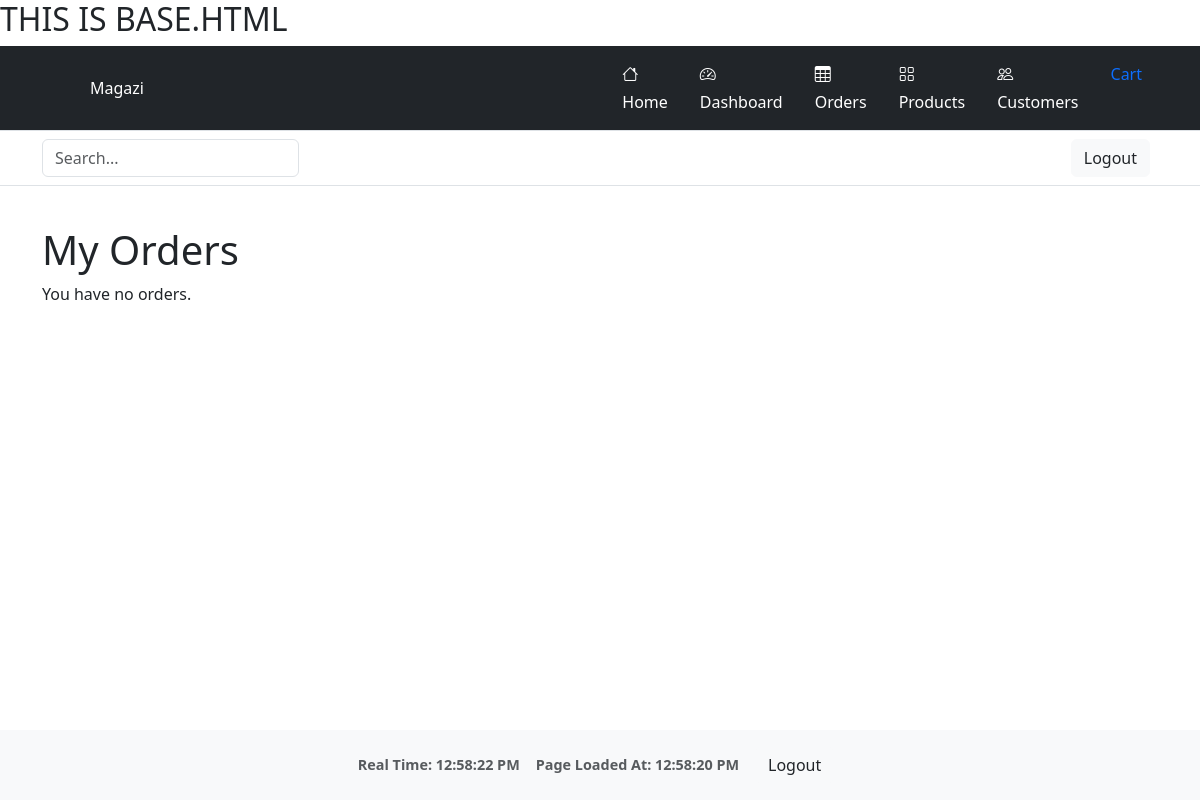
Page /orders/my-orders/ (signed in) on the earlier database version.
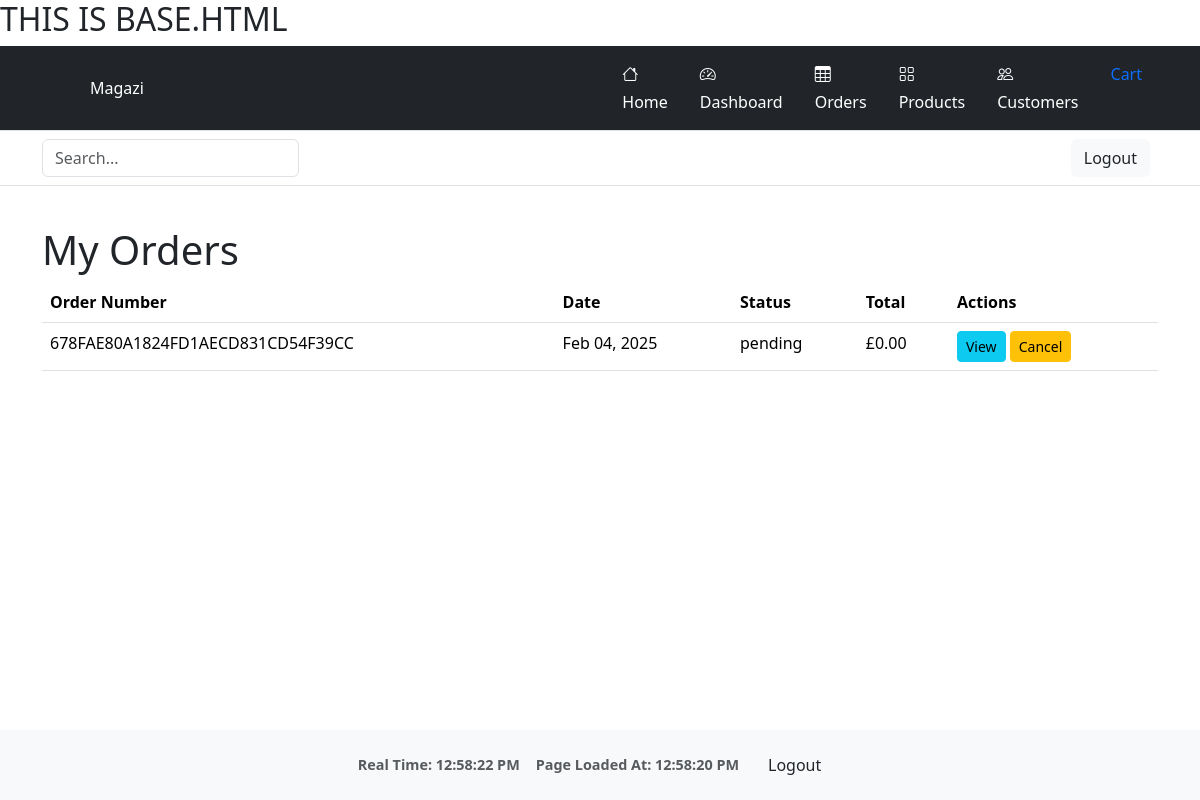
Same page on the later database version.
### orders/models.py (models this page shows, shortened)
class Order(models.Model):
    order_number = models.CharField(max_length=32, null=False, editable=False)
    user = models.ForeignKey(settings.AUTH_USER_MODEL, on_delete=models.SET_NULL, null=True, blank=True)
    full_name = models.CharField(max_length=50, null=False, blank=False)
    email = models.EmailField(max_length=254, null=False, blank=False)
    phone_number = models.CharField(max_length=20, null=False, blank=False)
    country = CountryField(blank_label='Country *', null=False, blank=False)
    postcode = models.CharField(max_length=20, null=True, blank=True)
    town_or_city = models.CharField(max_length=40, null=False, blank=False)
    street_address1 = models.CharField(max_length=80, null=False, blank=False)
    street_address2 = models.CharField(max_length=80, null=True, blank=True)
    county = models.CharField(max_length=80, null=True, blank=True)
    date = models.DateTimeField(auto_now_add=True)
    delivery_cost = models.DecimalField(max_digits=6, decimal_places=2, null=False, default=0)
    order_total = models.DecimalField(max_digits=10, decimal_places=2, null=False, default=0)
    grand_total = models.DecimalField(max_digits=10, decimal_places=2, null=False, default=0)
    stripe_pid = models.CharField(max_length=254, null=False, blank=False, default='')
    status = models.CharField(max_length=20, default='pending')  # e.g. pending, delivered, canceled
    comments = models.TextField(blank=True)

### orders/views.py (the view)
# urls.py: path('my-orders/', views.my_orders, name='my_orders'),
@login_required
def my_orders(request):
    orders = Order.objects.filter(user=request.user).order_by('-date')
    return render(request, 'orders/my_orders.html', {'orders': orders})

### cart/context.py (called while the page is built, shortened)
def cart_summary(request):
    cart = request.session.get('cart', {})
    cart_items = []
    total = 0
    return {'cart_total': total, 'cart_items': cart_items}

### orders/templates/orders/my_orders.html
{% extends "base.html" %}
{% block content %}
<div class="container my-4">
    <h1>My Orders</h1>
    {% if orders %}
    <table class="table">
        <thead>
            <tr>
                <th>Order Number</th>
                <th>Date</th>
                <th>Status</th>
                <th>Total</th>
                <th>Actions</th>
            </tr>
        </thead>
        <tbody>
            {% for order in orders %}
            <tr>
                <td>{{ order.order_number }}</td>
                <td>{{ order.date|date:"M d, Y" }}</td>
                <td>{{ order.status }}</td>
                <td>£{{ order.grand_total }}</td>
                <td>
                    <a href="{% url 'orders:order_detail' order.order_number %}" class="btn btn-sm btn-info">View</a>
                    {% if order.status == "pending" %}
                        <a href="{% url 'orders:cancel_order' order.order_number %}" class="btn btn-sm btn-warning">Cancel</a>
                    {% endif %}
                </td>
            </tr>
            {% endfor %}
        </tbody>
    </table>
    {% else %}
    <p>You have no orders.</p>
    {% endif %}
</div>
{% endblock %}

### templates/base.html (shortened to what this page needs)
{% load static %}
<!doctype html>
<html lang="en">
  <head>
    {% block corecss %}
        <link href="https://cdn.jsdelivr.net/npm/bootstrap-icons/font/bootstrap-icons.css" rel="stylesheet">
        <link href="https://cdn.jsdelivr.net/npm/bootstrap@5.3.3/dist/css/bootstrap.min.css" rel="stylesheet">
        <link href="{% static 'css/base_style.css' %}" rel="stylesheet">
    {% endblock %}
  </head>
  <body>
    <h2>THIS IS BASE.HTML</h2>
    {% block page_header %}
      <header>
          <div class="px-3 py-2 text-bg-dark border-bottom">
              <div class="container">
                  <div class="d-flex flex-wrap align-items-center justify-content-center justify-content-lg-start">
                      <a href="/" class="d-flex align-items-center my-2 my-lg-0 me-lg-auto text-white text-decoration-none">
                          <svg class="bi me-2" width="40" height="32" role="img" aria-label="Bootstrap"><use xlink:href="#bootstrap"></use></svg>
                          Magazi
                      </a>
                      <ul class="nav col-12 col-lg-auto my-2 justify-content-center my-md-0 text-small">
                        <li>
                            <a href="/" class="{% if request.path == '/' %}text-secondary{% else %}text-white{% endif %} nav-link">
                                <i class="bi bi-house d-block mx-auto mb-1"></i>
                                Home
                            </a>
                        </li>
                        <li>
                            <a href="/dashboard/" class="{% if request.path == '/dashboard/' %}text-secondary{% else %}text-white{% endif %} nav-link">
                                <i class="bi bi-speedometer2 d-block mx-auto mb-1"></i>
                                Dashboard
                            </a>
                        </li>
                        <li>
                            <a href="/orders/" class="{% if request.path == '/orders/' %}text-secondary{% else %}text-white{% endif %} nav-link">
                                <i class="bi bi-table d-block mx-auto mb-1"></i>
                                Orders
                            </a>
                        </li>
                        <li>
                            <a href="/products/" class="{% if request.path == '/products/' %}text-secondary{% else %}text-white{% endif %} nav-link">
                                <i class="bi bi-grid d-block mx-auto mb-1"></i>
                                Products
                            </a>
                        </li>
                        <li>
                            <a href="/customers/" class="{% if request.path == '/customers/' %}text-secondary{% else %}text-white{% endif %} nav-link">
                                <i class="bi bi-people d-block mx-auto mb-1"></i>
                                Customers
                            </a>
                        </li>
                        <li class="nav-item">
                            <a class="nav-link" href="{% url 'cart:view_cart' %}">
                                {% if cart_total %}
                                    £{{ cart_total }}
                                {% else %}
                                    Cart
                                {% endif %}
                            </a>
                        </li>
                    </ul>
                  </div>
              </div>
          </div>
          <div class="px-3 py-2 border-bottom mb-3">
              <div class="container d-flex flex-wrap justify-content-center">
                  <form class="col-12 col-lg-auto mb-2 mb-lg-0 me-lg-auto" role="search">
                      <input type="search" class="form-control" placeholder="Search..." aria-label="Search">
                  </form>
                    <div class="text-end d-flex align-items-center">
                        {% if user.is_authenticated %}
                            <a href="/accounts/logout/" class="btn btn-light text-dark me-2">Logout</a>
                        {% else %}
                            <a href="/accounts/login/" class="btn btn-light text-dark me-2">Login</a>
                            <a href="/accounts/signup/" class="btn btn-primary">Sign-up</a>
                        {% endif %}
                    </div>
                </div>
              </div>
      </header>
    {% endblock %}
    {% block content %}
    {% endblock %}
    <footer class="footer mt-auto py-3 bg-light">
        <div class="container d-flex flex-wrap justify-content-center">
            <div class="text-end d-flex align-items-center">
                <div id="real-time" class="me-3 text-muted small">
                    Real Time: <span id="real-time-display">Loading...</span>
                </div>
                <div id="page-load-time" class="me-3 text-muted small">
                    Page Loaded At: <span id="page-load-time-display">Loading...</span>
                </div>
                {% if user.is_authenticated %}
                    <a href="/accounts/logout/" class="btn btn-light text-dark me-2">Logout</a>
                {% else %}
                    <a href="/accounts/login/" class="btn btn-light text-dark me-2">Login</a>
                    <a href="/accounts/signup/" class="btn btn-primary">Sign-up</a>
                {% endif %}
            </div>
        </div>
    </footer>
  </body>
</html>

### static/css/base_style.css (style rules this page uses)
html, body { min-height: 100vh; margin: 0; display: flex; flex-direction: column; }
footer { margin-top: auto; background-color: #f8f9fa; padding: 1rem 0; text-align: center; font-size: 0.9rem; color: #6c757d; }
#real-time, #page-load-time { font-size: 0.9rem; font-weight: bold; color: #6c757d; }

Differences in the rows shown:
added Order: order_number "678FAE80A1824FD1AECD831CD54F39CC", date "Feb 04, 2025", status "pending", grand_total "0.00", shows "Cancel"
Other differences:
text no longer shown: "You have no orders."
text now shown: "Order Number Date Status Total Actions"
